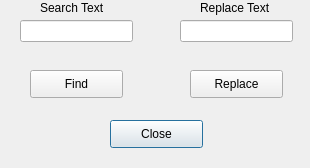
<?xml version="1.0" encoding="UTF-8"?>
<ui version="4.0">
 <class>Dialog</class>
 <widget class="QDialog" name="Dialog">
  <property name="geometry">
   <rect>
    <x>0</x>
    <y>0</y>
    <width>310</width>
    <height>168</height>
   </rect>
  </property>
  <property name="windowTitle">
   <string>Dialog</string>
  </property>
  <widget class="QLineEdit" name="findLineEdit">
   <property name="geometry">
    <rect>
     <x>20</x>
     <y>20</y>
     <width>113</width>
     <height>22</height>
    </rect>
   </property>
  </widget>
  <widget class="QLineEdit" name="replaceLineEdit">
   <property name="geometry">
    <rect>
     <x>180</x>
     <y>20</y>
     <width>113</width>
     <height>22</height>
    </rect>
   </property>
  </widget>
  <widget class="QPushButton" name="closeButton">
   <property name="geometry">
    <rect>
     <x>110</x>
     <y>120</y>
     <width>93</width>
     <height>28</height>
    </rect>
   </property>
   <property name="text">
    <string>Close</string>
   </property>
  </widget>
  <widget class="QPushButton" name="replaceButton">
   <property name="geometry">
    <rect>
     <x>190</x>
     <y>70</y>
     <width>93</width>
     <height>28</height>
    </rect>
   </property>
   <property name="text">
    <string>Replace</string>
   </property>
  </widget>
  <widget class="QPushButton" name="findButton">
   <property name="geometry">
    <rect>
     <x>30</x>
     <y>70</y>
     <width>93</width>
     <height>28</height>
    </rect>
   </property>
   <property name="text">
    <string>Find</string>
   </property>
  </widget>
  <widget class="QLabel" name="label">
   <property name="geometry">
    <rect>
     <x>40</x>
     <y>0</y>
     <width>81</width>
     <height>16</height>
    </rect>
   </property>
   <property name="text">
    <string>Search Text</string>
   </property>
  </widget>
  <widget class="QLabel" name="label_2">
   <property name="geometry">
    <rect>
     <x>200</x>
     <y>0</y>
     <width>81</width>
     <height>16</height>
    </rect>
   </property>
   <property name="text">
    <string>Replace Text</string>
   </property>
  </widget>
 </widget>
 <resources/>
 <connections/>
</ui>
